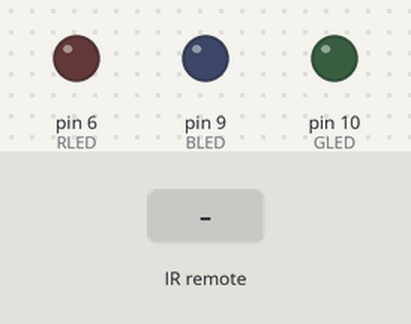
Simulated run of this sketch. Board: Arduino Uno, built with avr-gcc and run on an emulated ATmega328P. Parts: output pins drawn as LEDs (lit = HIGH). The test bench sets the inputs (shaded band).

Above: at 1.2 s.
1.3 s: infrared code 0xFF30CF received
At 2.0 s:
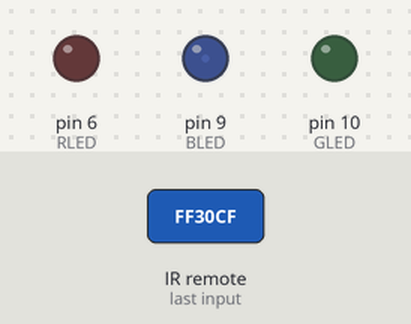
2.8 s: infrared code 0xFF18E7 received
At 3.1 s:
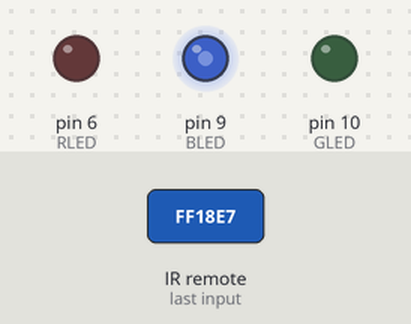
4.3 s: infrared code 0xFF7A85 received
At 5.4 s:
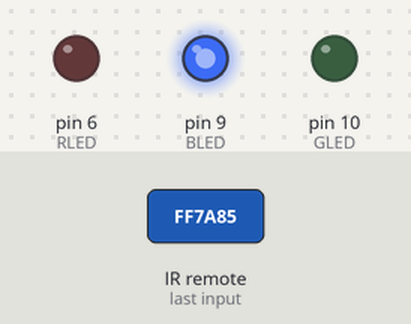
5.8 s: infrared code 0xFF10EF received
At 6.6 s:
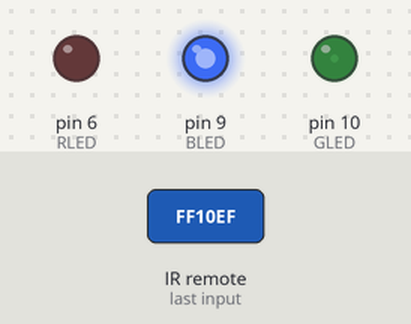
7.3 s: infrared code 0xFF38C7 received
At 7.7 s:
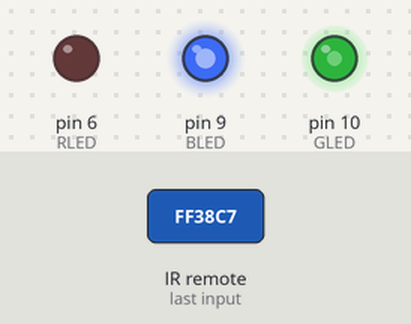
8.8 s: infrared code 0xFF5AA5 received
At 10.1 s:
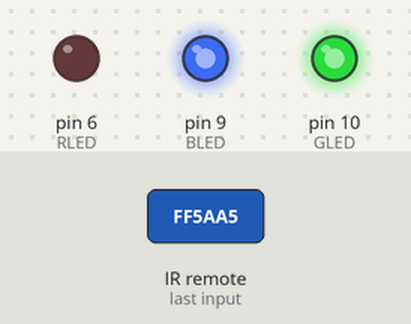
Timing chart, 0 to 11.3 s (numbered marks = the images above; inputs shaded):
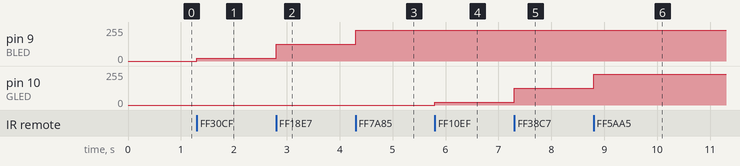

The sketch:

remote_desklights.ino
```cpp
#include <IRremote.h>                              //load the IRremote library

int RECV_PIN = 2;                                  //Set the IRreceiver on pin 2 on the Arduino

IRrecv irrecv(RECV_PIN);                           //Create an instance for irrecv
decode_results results;                            //Create an instance to store the collected data in

int BLED = 9;                                      //Assign the blue LED to pin 9
int GLED = 10;                                     //Assign the green LED to pin 10
int RLED = 6;                                      //Assign the red LED to pin 6

void setup() {
  // put your setup code here, to run once:
  irrecv.enableIRIn();                                //start the reciever
        pinMode(BLED, OUTPUT);                        //set the pin 9 to output
        pinMode(GLED, OUTPUT);                        //set the pin 10 to output
        pinMode(RLED, OUTPUT);                        //set the pin 11 to output
}

void loop() {
  // put your main code here, to run repeatedly:

   if (irrecv.decode(&results)){


      //  BLUE


      if (results.value == 0xFF30CF){              // button 1: blue low
        analogWrite(BLED, 20);
      }
       irrecv.resume();
      if (results.value == 0xFF18E7){             // button 2: blue mid
        analogWrite(BLED, 127);
      }
       irrecv.resume();
      if (results.value == 0xFF7A85){             // button 3: blue high
        analogWrite(BLED, 230);
      }
       irrecv.resume();


      //  GREEN


      if (results.value == 0xFF10EF){             // button 4: green low
        analogWrite(GLED, 20);
      }
      irrecv.resume();
      if (results.value == 0xFF38C7){            // button 5: green mid
        analogWrite(GLED, 127);
      }
      irrecv.resume();
      if (results.value == 0xFF5AA5){            // button 6: green high
        analogWrite(GLED, 230);
      }
      irrecv.resume();


      //    RED


      if (results.value == 0xFF42BD){          // button 7: red low
        analogWrite(RLED, 20);
      }
      irrecv.resume();

      if (results.value == 0xFF4AB5){         // button 8: red mid
        analogWrite(RLED, 127);
      }
     irrecv.resume();

     if (results.value == 0xFF52AD){          // button 9: red high
        analogWrite(RLED, 230);
      }
     irrecv.resume();


      if (results.value == 0xFF6897){         // button 0: turn off all
        analogWrite(BLED, 0);
        analogWrite(GLED, 0);
        analogWrite(RLED, 0);
      }
   irrecv.resume();
   }
}
```

Measured:
- after the input at 1.3 s, pin 9 (BLED): 0/255 → 20/255 at once
- after the input at 2.8 s, pin 9 (BLED): 20/255 → 127/255 at once
- after the input at 4.3 s, pin 9 (BLED): 127/255 → 230/255 at once
- after the input at 5.8 s, pin 10 (GLED): 0/255 → 20/255 at once
- after the input at 7.3 s, pin 10 (GLED): 20/255 → 127/255 at once
- after the input at 8.8 s, pin 10 (GLED): 127/255 → 230/255 at once
